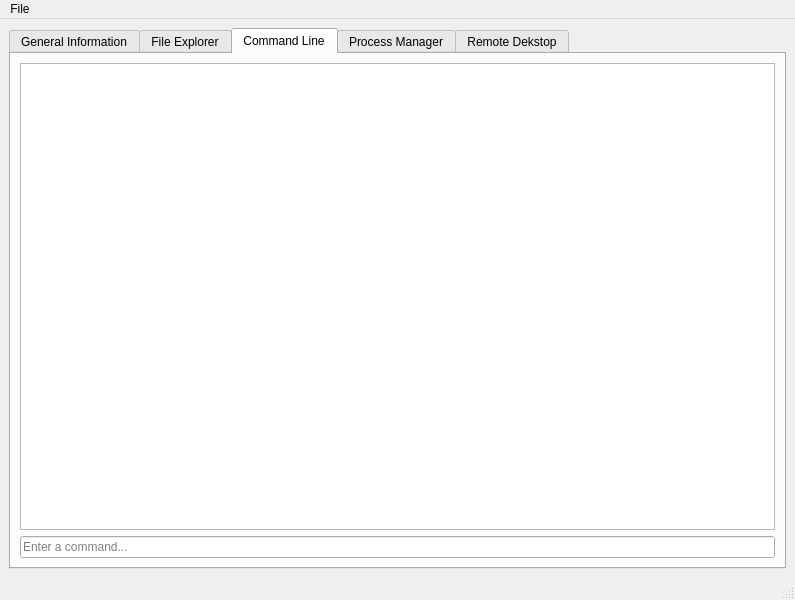
<?xml version="1.0" encoding="UTF-8"?>
<ui version="4.0">
 <class>ClientInspectionWindow</class>
 <widget class="QMainWindow" name="ClientInspectionWindow">
  <property name="geometry">
   <rect>
    <x>0</x>
    <y>0</y>
    <width>795</width>
    <height>600</height>
   </rect>
  </property>
  <property name="windowTitle">
   <string>Client Inspection Window</string>
  </property>
  <widget class="QWidget" name="centralwidget">
   <layout class="QVBoxLayout" name="verticalLayout_10">
    <item>
     <widget class="QTabWidget" name="tabWidget">
      <property name="currentIndex">
       <number>2</number>
      </property>
      <widget class="QWidget" name="ConnectionInformationTab">
       <attribute name="title">
        <string>General Information</string>
       </attribute>
       <layout class="QVBoxLayout" name="verticalLayout_9">
        <item>
         <widget class="QSplitter" name="splitter">
          <property name="orientation">
           <enum>Qt::Vertical</enum>
          </property>
          <widget class="QWidget" name="layoutWidget">
           <layout class="QHBoxLayout" name="horizontalLayout_2">
            <property name="bottomMargin">
             <number>10</number>
            </property>
            <item>
             <widget class="QTableWidget" name="SystemInformationTable">
              <property name="columnCount">
               <number>2</number>
              </property>
              <attribute name="horizontalHeaderShowSortIndicator" stdset="0">
               <bool>false</bool>
              </attribute>
              <attribute name="horizontalHeaderStretchLastSection">
               <bool>false</bool>
              </attribute>
              <column>
               <property name="text">
                <string>Specification</string>
               </property>
              </column>
              <column>
               <property name="text">
                <string>Value</string>
               </property>
              </column>
             </widget>
            </item>
            <item>
             <layout class="QVBoxLayout" name="verticalLayout_8">
              <item>
               <layout class="QHBoxLayout" name="horizontalLayout_9">
                <item>
                 <layout class="QVBoxLayout" name="verticalLayout">
                  <property name="leftMargin">
                   <number>20</number>
                  </property>
                  <property name="rightMargin">
                   <number>20</number>
                  </property>
                  <item>
                   <widget class="QLabel" name="CPUUsageLabel">
                    <property name="font">
                     <font>
                      <pointsize>12</pointsize>
                      <weight>75</weight>
                      <bold>true</bold>
                     </font>
                    </property>
                    <property name="text">
                     <string>CPU Usage</string>
                    </property>
                    <property name="alignment">
                     <set>Qt::AlignCenter</set>
                    </property>
                   </widget>
                  </item>
                  <item>
                   <layout class="QHBoxLayout" name="horizontalLayout">
                    <item>
                     <widget class="QProgressBar" name="CPUUsageProgressBar">
                      <property name="minimumSize">
                       <size>
                        <width>0</width>
                        <height>0</height>
                       </size>
                      </property>
                      <property name="value">
                       <number>24</number>
                      </property>
                      <property name="alignment">
                       <set>Qt::AlignCenter</set>
                      </property>
                      <property name="orientation">
                       <enum>Qt::Vertical</enum>
                      </property>
                      <property name="invertedAppearance">
                       <bool>false</bool>
                      </property>
                      <property name="textDirection">
                       <enum>QProgressBar::TopToBottom</enum>
                      </property>
                     </widget>
                    </item>
                   </layout>
                  </item>
                  <item>
                   <widget class="QLabel" name="CPUUsagePrecentage">
                    <property name="text">
                     <string>TextLabel</string>
                    </property>
                    <property name="alignment">
                     <set>Qt::AlignCenter</set>
                    </property>
                   </widget>
                  </item>
                 </layout>
                </item>
                <item>
                 <layout class="QVBoxLayout" name="verticalLayout_5">
                  <property name="leftMargin">
                   <number>20</number>
                  </property>
                  <property name="rightMargin">
                   <number>20</number>
                  </property>
                  <item>
                   <widget class="QLabel" name="GPUUsageLabel">
                    <property name="font">
                     <font>
                      <pointsize>12</pointsize>
                      <weight>75</weight>
                      <bold>true</bold>
                     </font>
                    </property>
                    <property name="text">
                     <string>GPU Usage</string>
                    </property>
                    <property name="alignment">
                     <set>Qt::AlignCenter</set>
                    </property>
                   </widget>
                  </item>
                  <item>
                   <layout class="QHBoxLayout" name="horizontalLayout_6">
                    <item>
                     <widget class="QProgressBar" name="GPUUsageProgressBar">
                      <property name="value">
                       <number>24</number>
                      </property>
                      <property name="alignment">
                       <set>Qt::AlignCenter</set>
                      </property>
                      <property name="orientation">
                       <enum>Qt::Vertical</enum>
                      </property>
                     </widget>
                    </item>
                   </layout>
                  </item>
                  <item>
                   <widget class="QLabel" name="GPUUsagePrecentage">
                    <property name="text">
                     <string>TextLabel</string>
                    </property>
                    <property name="alignment">
                     <set>Qt::AlignCenter</set>
                    </property>
                   </widget>
                  </item>
                 </layout>
                </item>
               </layout>
              </item>
              <item>
               <layout class="QHBoxLayout" name="horizontalLayout_10">
                <item>
                 <layout class="QVBoxLayout" name="verticalLayout_6">
                  <property name="leftMargin">
                   <number>20</number>
                  </property>
                  <property name="rightMargin">
                   <number>20</number>
                  </property>
                  <item>
                   <widget class="QLabel" name="RAMUsageLabel">
                    <property name="font">
                     <font>
                      <pointsize>12</pointsize>
                      <weight>75</weight>
                      <bold>true</bold>
                     </font>
                    </property>
                    <property name="text">
                     <string>Ram Usage</string>
                    </property>
                    <property name="alignment">
                     <set>Qt::AlignCenter</set>
                    </property>
                   </widget>
                  </item>
                  <item>
                   <layout class="QHBoxLayout" name="horizontalLayout_7">
                    <item>
                     <widget class="QProgressBar" name="RAMUsageProgressBar">
                      <property name="value">
                       <number>24</number>
                      </property>
                      <property name="alignment">
                       <set>Qt::AlignCenter</set>
                      </property>
                      <property name="orientation">
                       <enum>Qt::Vertical</enum>
                      </property>
                     </widget>
                    </item>
                   </layout>
                  </item>
                  <item>
                   <widget class="QLabel" name="RamUsagePrecentage">
                    <property name="text">
                     <string>TextLabel</string>
                    </property>
                    <property name="alignment">
                     <set>Qt::AlignCenter</set>
                    </property>
                   </widget>
                  </item>
                 </layout>
                </item>
                <item>
                 <layout class="QVBoxLayout" name="verticalLayout_7">
                  <property name="leftMargin">
                   <number>0</number>
                  </property>
                  <property name="rightMargin">
                   <number>0</number>
                  </property>
                  <item>
                   <widget class="QLabel" name="DiskUsageLabel">
                    <property name="font">
                     <font>
                      <pointsize>12</pointsize>
                      <weight>75</weight>
                      <bold>true</bold>
                     </font>
                    </property>
                    <property name="text">
                     <string>Disk Usage</string>
                    </property>
                    <property name="alignment">
                     <set>Qt::AlignCenter</set>
                    </property>
                   </widget>
                  </item>
                  <item>
                   <layout class="QHBoxLayout" name="horizontalLayout_8">
                    <item>
                     <widget class="QProgressBar" name="DiskUsageProgressBar">
                      <property name="value">
                       <number>24</number>
                      </property>
                      <property name="alignment">
                       <set>Qt::AlignCenter</set>
                      </property>
                      <property name="orientation">
                       <enum>Qt::Vertical</enum>
                      </property>
                     </widget>
                    </item>
                   </layout>
                  </item>
                  <item>
                   <widget class="QLabel" name="DiskUsagePrecentage">
                    <property name="text">
                     <string>TextLabel</string>
                    </property>
                    <property name="alignment">
                     <set>Qt::AlignCenter</set>
                    </property>
                   </widget>
                  </item>
                 </layout>
                </item>
               </layout>
              </item>
             </layout>
            </item>
           </layout>
          </widget>
          <widget class="QWidget" name="verticalLayoutWidget">
           <layout class="QVBoxLayout" name="verticalLayout_11">
            <item>
             <widget class="QLabel" name="ConnectionInformationHeader">
              <property name="font">
               <font>
                <pointsize>16</pointsize>
                <weight>75</weight>
                <bold>true</bold>
               </font>
              </property>
              <property name="text">
               <string>Connection Information</string>
              </property>
             </widget>
            </item>
            <item>
             <layout class="QHBoxLayout" name="horizontalLayout_11">
              <item>
               <layout class="QGridLayout" name="gridLayout">
                <property name="sizeConstraint">
                 <enum>QLayout::SetDefaultConstraint</enum>
                </property>
                <item row="1" column="0">
                 <widget class="QLabel" name="label_8">
                  <property name="font">
                   <font>
                    <pointsize>14</pointsize>
                   </font>
                  </property>
                  <property name="text">
                   <string>Latency</string>
                  </property>
                 </widget>
                </item>
                <item row="0" column="0">
                 <widget class="QLabel" name="label_10">
                  <property name="font">
                   <font>
                    <pointsize>14</pointsize>
                   </font>
                  </property>
                  <property name="text">
                   <string>Address</string>
                  </property>
                 </widget>
                </item>
               </layout>
              </item>
             </layout>
            </item>
           </layout>
          </widget>
         </widget>
        </item>
       </layout>
      </widget>
      <widget class="QWidget" name="FileExplorerTab">
       <attribute name="title">
        <string>File Explorer</string>
       </attribute>
       <layout class="QVBoxLayout" name="verticalLayout_2">
        <item>
         <widget class="QGroupBox" name="groupBox">
          <property name="sizePolicy">
           <sizepolicy hsizetype="Preferred" vsizetype="Preferred">
            <horstretch>0</horstretch>
            <verstretch>0</verstretch>
           </sizepolicy>
          </property>
          <property name="title">
           <string>Actions</string>
          </property>
          <layout class="QHBoxLayout" name="horizontalLayout_4">
           <item>
            <widget class="QPushButton" name="expandButton">
             <property name="text">
              <string>Expand</string>
             </property>
            </widget>
           </item>
           <item>
            <widget class="QPushButton" name="deleteButton">
             <property name="text">
              <string>Delete</string>
             </property>
            </widget>
           </item>
           <item>
            <widget class="QPushButton" name="downloadButton">
             <property name="text">
              <string>Download</string>
             </property>
            </widget>
           </item>
           <item>
            <widget class="QPushButton" name="pushButton">
             <property name="text">
              <string>PushButton</string>
             </property>
            </widget>
           </item>
          </layout>
         </widget>
        </item>
        <item>
         <widget class="QTreeWidget" name="fileViewer">
          <property name="selectionMode">
           <enum>QAbstractItemView::ContiguousSelection</enum>
          </property>
          <attribute name="headerVisible">
           <bool>false</bool>
          </attribute>
          <attribute name="headerMinimumSectionSize">
           <number>50</number>
          </attribute>
          <attribute name="headerShowSortIndicator" stdset="0">
           <bool>false</bool>
          </attribute>
          <attribute name="headerStretchLastSection">
           <bool>true</bool>
          </attribute>
          <column>
           <property name="text">
            <string>Name</string>
           </property>
          </column>
          <column>
           <property name="text">
            <string>Created</string>
           </property>
          </column>
          <column>
           <property name="text">
            <string>Last Modified</string>
           </property>
          </column>
          <column>
           <property name="text">
            <string>Size</string>
           </property>
          </column>
          <column>
           <property name="text">
            <string/>
           </property>
          </column>
         </widget>
        </item>
       </layout>
      </widget>
      <widget class="QWidget" name="tab">
       <attribute name="title">
        <string>Command Line</string>
       </attribute>
       <layout class="QVBoxLayout" name="verticalLayout_3">
        <item>
         <widget class="QTextEdit" name="shellTextViewer">
          <property name="readOnly">
           <bool>true</bool>
          </property>
         </widget>
        </item>
        <item>
         <widget class="QLineEdit" name="shellInput">
          <property name="inputMask">
           <string/>
          </property>
          <property name="placeholderText">
           <string>Enter a command...</string>
          </property>
         </widget>
        </item>
       </layout>
      </widget>
      <widget class="QWidget" name="tab_2">
       <attribute name="title">
        <string>Process Manager</string>
       </attribute>
       <layout class="QVBoxLayout" name="verticalLayout_4">
        <item>
         <widget class="QGroupBox" name="groupBox_2">
          <property name="sizePolicy">
           <sizepolicy hsizetype="Preferred" vsizetype="Preferred">
            <horstretch>0</horstretch>
            <verstretch>0</verstretch>
           </sizepolicy>
          </property>
          <property name="title">
           <string>Actions</string>
          </property>
          <layout class="QHBoxLayout" name="horizontalLayout_5">
           <item>
            <widget class="QPushButton" name="expandButton_2">
             <property name="text">
              <string>Expand</string>
             </property>
            </widget>
           </item>
           <item>
            <widget class="QPushButton" name="deleteButton_2">
             <property name="text">
              <string>Delete</string>
             </property>
            </widget>
           </item>
           <item>
            <widget class="QPushButton" name="downloadButton_2">
             <property name="text">
              <string>Download</string>
             </property>
            </widget>
           </item>
           <item>
            <widget class="QPushButton" name="pushButton_2">
             <property name="text">
              <string>PushButton</string>
             </property>
            </widget>
           </item>
          </layout>
         </widget>
        </item>
        <item>
         <widget class="QTableWidget" name="tableWidget"/>
        </item>
       </layout>
      </widget>
      <widget class="QWidget" name="tab_3">
       <attribute name="title">
        <string>Remote Dekstop</string>
       </attribute>
       <layout class="QVBoxLayout" name="verticalLayout_13">
        <item>
         <widget class="QPushButton" name="pushButton_3">
          <property name="sizePolicy">
           <sizepolicy hsizetype="Minimum" vsizetype="Expanding">
            <horstretch>0</horstretch>
            <verstretch>0</verstretch>
           </sizepolicy>
          </property>
          <property name="text">
           <string>Open Remote Desktop Window</string>
          </property>
         </widget>
        </item>
        <item>
         <widget class="QLabel" name="label">
          <property name="sizePolicy">
           <sizepolicy hsizetype="Preferred" vsizetype="Fixed">
            <horstretch>0</horstretch>
            <verstretch>0</verstretch>
           </sizepolicy>
          </property>
          <property name="text">
           <string>Latency: N/A</string>
          </property>
          <property name="alignment">
           <set>Qt::AlignCenter</set>
          </property>
         </widget>
        </item>
        <item>
         <spacer name="verticalSpacer">
          <property name="orientation">
           <enum>Qt::Vertical</enum>
          </property>
          <property name="sizeHint" stdset="0">
           <size>
            <width>20</width>
            <height>40</height>
           </size>
          </property>
         </spacer>
        </item>
       </layout>
      </widget>
     </widget>
    </item>
   </layout>
  </widget>
  <widget class="QStatusBar" name="statusbar"/>
  <widget class="QMenuBar" name="menubar">
   <property name="geometry">
    <rect>
     <x>0</x>
     <y>0</y>
     <width>795</width>
     <height>21</height>
    </rect>
   </property>
   <widget class="QMenu" name="menuFile">
    <property name="title">
     <string>File</string>
    </property>
   </widget>
   <addaction name="menuFile"/>
  </widget>
  <action name="actionew">
   <property name="icon">
    <iconset resource="../../../OneDrive/לימודים/אביב יב/NetAdmin/PyUIC/resources/resources.qrc">
     <normaloff>:/images/collapse_closed.png</normaloff>:/images/collapse_closed.png</iconset>
   </property>
   <property name="text">
    <string>ew</string>
   </property>
  </action>
  <action name="actionTest_1">
   <property name="icon">
    <iconset resource="../../../OneDrive/לימודים/אביב יב/NetAdmin/PyUIC/resources/resources.qrc">
     <normaloff>:/images/collapse_closed.png</normaloff>:/images/collapse_closed.png</iconset>
   </property>
   <property name="text">
    <string>&amp;Test 1</string>
   </property>
  </action>
  <action name="actionTest_2">
   <property name="text">
    <string>Test 2</string>
   </property>
  </action>
 </widget>
 <resources>
  <include location="../../../OneDrive/לימודים/אביב יב/NetAdmin/PyUIC/resources/resources.qrc"/>
 </resources>
 <connections/>
</ui>
